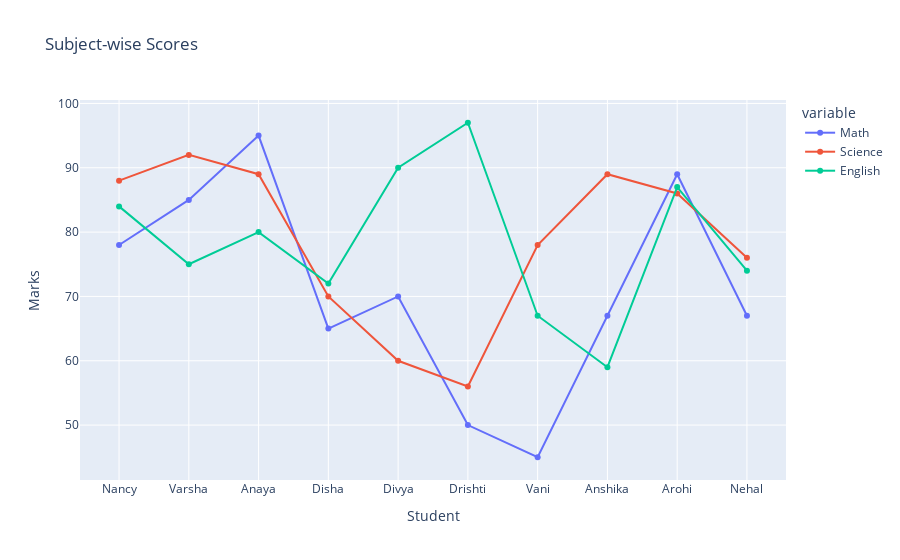

The notebook cell saved with this chart:
### Code cell
# Line Chart – Subject-wise Scores
fig2 = px.line(df.set_index('Student')[['Math', 'Science', 'English']], 
               title='Subject-wise Scores', markers=True)
fig2.update_layout(xaxis_title='Student', yaxis_title='Marks')
fig2.show()

### Figure 1 — Plotly figure (JSON) as saved in the notebook; plotly's stock layout.template omitted (floating-point values rounded to 4 significant figures)
{"data": [{"hovertemplate": "variable=Math<br>Student=%{x}<br>value=%{y}<extra></extra>", "legendgroup": "Math", "line": {"color": "#636efa", "dash": "solid"}, "marker": {"symbol": "circle"}, "mode": "lines+markers", "name": "Math", "orientation": "v", "showlegend": true, "type": "scatter", "x": ["Nancy", "Varsha", "Anaya", "Disha", "Divya", "Drishti", "Vani", "Anshika", "Arohi", "Nehal"], "xaxis": "x", "y": [78, 85, 95, 65, 70, 50, 45, 67, 89, 67], "yaxis": "y"}, {"hovertemplate": "variable=Science<br>Student=%{x}<br>value=%{y}<extra></extra>", "legendgroup": "Science", "line": {"color": "#EF553B", "dash": "solid"}, "marker": {"symbol": "circle"}, "mode": "lines+markers", "name": "Science", "orientation": "v", "showlegend": true, "type": "scatter", "x": ["Nancy", "Varsha", "Anaya", "Disha", "Divya", "Drishti", "Vani", "Anshika", "Arohi", "Nehal"], "xaxis": "x", "y": [88, 92, 89, 70, 60, 56, 78, 89, 86, 76], "yaxis": "y"}, {"hovertemplate": "variable=English<br>Student=%{x}<br>value=%{y}<extra></extra>", "legendgroup": "English", "line": {"color": "#00cc96", "dash": "solid"}, "marker": {"symbol": "circle"}, "mode": "lines+markers", "name": "English", "orientation": "v", "showlegend": true, "type": "scatter", "x": ["Nancy", "Varsha", "Anaya", "Disha", "Divya", "Drishti", "Vani", "Anshika", "Arohi", "Nehal"], "xaxis": "x", "y": [84, 75, 80, 72, 90, 97, 67, 59, 87, 74], "yaxis": "y"}], "layout": {"autosize": true, "legend": {"title": {"text": "variable"}, "tracegroupgap": 0}, "title": {"text": "Subject-wise Scores"}, "xaxis": {"anchor": "y", "autorange": true, "domain": [0, 1], "range": [-0.546, 9.546], "title": {"text": "Student"}, "type": "category"}, "yaxis": {"anchor": "x", "autorange": true, "domain": [0, 1], "range": [40.71, 101.3], "title": {"text": "Marks"}, "type": "linear"}}}
